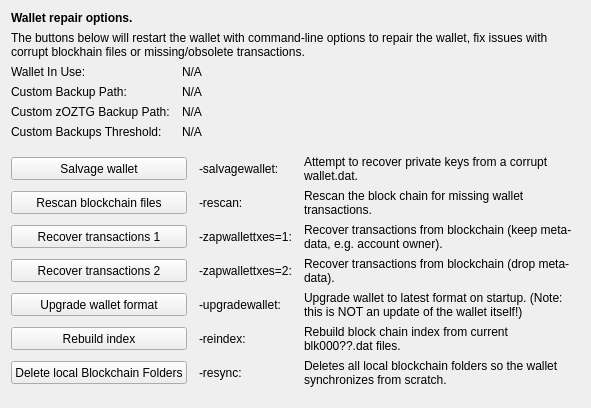
     <widget class="QWidget" name="tab_repair">
      <attribute name="title">
       <string>&amp;Wallet Repair</string>
      </attribute>
      <layout class="QGridLayout" name="gridLayout_4" columnstretch="0,0,0,0">
       <property name="horizontalSpacing">
        <number>12</number>
       </property>
       <item row="0" column="0" colspan="4">
        <widget class="QLabel" name="label_repair_header">
         <property name="font">
          <font>
           <weight>75</weight>
           <bold>true</bold>
          </font>
         </property>
         <property name="text">
          <string>Wallet repair options.</string>
         </property>
        </widget>
       </item>
       <item row="1" column="0" colspan="4">
        <widget class="QLabel" name="label_repair_helptext">
         <property name="font">
          <font>
           <weight>50</weight>
           <bold>false</bold>
          </font>
         </property>
         <property name="text">
          <string>The buttons below will restart the wallet with command-line options to repair the wallet, fix issues with corrupt blockhain files or missing/obsolete transactions.</string>
         </property>
         <property name="wordWrap">
          <bool>true</bool>
         </property>
        </widget>
       </item>
       <item row="2" column="0">
        <widget class="QLabel" name="wallet_path_label">
         <property name="text">
          <string>Wallet In Use:</string>
         </property>
        </widget>
       </item>
       <item row="2" column="1" colspan="3">
        <widget class="QLabel" name="wallet_path">
         <property name="cursor">
          <cursorShape>IBeamCursor</cursorShape>
         </property>
         <property name="text">
          <string>N/A</string>
         </property>
         <property name="textFormat">
          <enum>Qt::PlainText</enum>
         </property>
         <property name="textInteractionFlags">
          <set>Qt::LinksAccessibleByMouse|Qt::TextSelectableByKeyboard|Qt::TextSelectableByMouse</set>
         </property>
        </widget>
       </item>
       <item row="3" column="0">
        <widget class="QLabel" name="wallet_custombackuppath_label">
         <property name="text">
          <string>Custom Backup Path:</string>
         </property>
         <property name="visible">
          <bool>false</bool>
         </property>
        </widget>
       </item>
       <item row="3" column="1" colspan="3">
        <widget class="QLabel" name="wallet_custombackuppath">
         <property name="cursor">
          <cursorShape>IBeamCursor</cursorShape>
         </property>
         <property name="text">
          <string>N/A</string>
         </property>
         <property name="textFormat">
          <enum>Qt::PlainText</enum>
         </property>
         <property name="textInteractionFlags">
          <set>Qt::LinksAccessibleByMouse|Qt::TextSelectableByKeyboard|Qt::TextSelectableByMouse</set>
         </property>
         <property name="visible">
          <bool>false</bool>
         </property>
        </widget>
       </item>
       <item row="4" column="0">
        <widget class="QLabel" name="wallet_customzoztgbackuppath_label">
         <property name="text">
          <string>Custom zOZTG Backup Path:</string>
         </property>
         <property name="visible">
          <bool>false</bool>
         </property>
        </widget>
       </item>
       <item row="4" column="1" colspan="3">
        <widget class="QLabel" name="wallet_customzoztgbackuppath">
         <property name="cursor">
          <cursorShape>IBeamCursor</cursorShape>
         </property>
         <property name="text">
          <string>N/A</string>
         </property>
         <property name="textFormat">
          <enum>Qt::PlainText</enum>
         </property>
         <property name="textInteractionFlags">
          <set>Qt::LinksAccessibleByMouse|Qt::TextSelectableByKeyboard|Qt::TextSelectableByMouse</set>
         </property>
         <property name="visible">
          <bool>false</bool>
         </property>
        </widget>
       </item>
       <item row="5" column="0">
        <widget class="QLabel" name="wallet_custombackupthreshold_label">
         <property name="text">
          <string>Custom Backups Threshold:</string>
         </property>
         <property name="visible">
          <bool>false</bool>
         </property>
        </widget>
       </item>
       <item row="5" column="1" colspan="3">
        <widget class="QLabel" name="wallet_custombackupthreshold">
         <property name="cursor">
          <cursorShape>IBeamCursor</cursorShape>
         </property>
         <property name="text">
          <string>N/A</string>
         </property>
         <property name="textFormat">
          <enum>Qt::PlainText</enum>
         </property>
         <property name="textInteractionFlags">
          <set>Qt::LinksAccessibleByMouse|Qt::TextSelectableByKeyboard|Qt::TextSelectableByMouse</set>
         </property>
         <property name="visible">
          <bool>false</bool>
         </property>
        </widget>
       </item>
       <item row="6" column="0">
        <spacer name="verticalSpacer_repair1">
         <property name="orientation">
          <enum>Qt::Vertical</enum>
         </property>
         <property name="sizeHint" stdset="0">
          <size>
           <width>10</width>
           <height>10</height>
          </size>
         </property>
        </spacer>
       </item>
       <item row="7" column="0" colspan="2">
        <widget class="QPushButton" name="btn_salvagewallet">
         <property name="minimumSize">
          <size>
           <width>100</width>
           <height>23</height>
          </size>
         </property>
         <property name="text">
          <string>Salvage wallet</string>
         </property>
        </widget>
       </item>
       <item row="7" column="2">
        <widget class="QLabel" name="label_repair_salvage_command">
         <property name="text">
          <string notr="true">-salvagewallet:</string>
         </property>
        </widget>
       </item>
       <item row="7" column="3">
        <widget class="QLabel" name="label_repair_salvage">
         <property name="text">
          <string>Attempt to recover private keys from a corrupt wallet.dat.</string>
         </property>
         <property name="wordWrap">
          <bool>true</bool>
         </property>
        </widget>
       </item>
       <item row="8" column="0" colspan="2">
        <widget class="QPushButton" name="btn_rescan">
         <property name="minimumSize">
          <size>
           <width>100</width>
           <height>23</height>
          </size>
         </property>
         <property name="text">
          <string>Rescan blockchain files</string>
         </property>
        </widget>
       </item>
       <item row="8" column="2">
        <widget class="QLabel" name="label_repair_rescan_command">
         <property name="text">
          <string notr="true">-rescan:</string>
         </property>
        </widget>
       </item>
       <item row="8" column="3">
        <widget class="QLabel" name="label_repair_rescan">
         <property name="text">
          <string>Rescan the block chain for missing wallet transactions.</string>
         </property>
         <property name="wordWrap">
          <bool>true</bool>
         </property>
        </widget>
       </item>
       <item row="9" column="0" colspan="2">
        <widget class="QPushButton" name="btn_zapwallettxes1">
         <property name="minimumSize">
          <size>
           <width>100</width>
           <height>23</height>
          </size>
         </property>
         <property name="text">
          <string>Recover transactions 1</string>
         </property>
        </widget>
       </item>
       <item row="9" column="2">
        <widget class="QLabel" name="label_repair_zap1_command">
         <property name="text">
          <string notr="true">-zapwallettxes=1:</string>
         </property>
        </widget>
       </item>
       <item row="9" column="3">
        <widget class="QLabel" name="label_repair_zap1">
         <property name="text">
          <string>Recover transactions from blockchain (keep meta-data, e.g. account owner).</string>
         </property>
         <property name="wordWrap">
          <bool>true</bool>
         </property>
        </widget>
       </item>
       <item row="10" column="0" colspan="2">
        <widget class="QPushButton" name="btn_zapwallettxes2">
         <property name="minimumSize">
          <size>
           <width>100</width>
           <height>23</height>
          </size>
         </property>
         <property name="text">
          <string>Recover transactions 2</string>
         </property>
        </widget>
       </item>
       <item row="10" column="2">
        <widget class="QLabel" name="label_repair_zap2_command">
         <property name="text">
          <string notr="true">-zapwallettxes=2:</string>
         </property>
        </widget>
       </item>
       <item row="10" column="3">
        <widget class="QLabel" name="label_repair_zap2">
         <property name="text">
          <string>Recover transactions from blockchain (drop meta-data).</string>
         </property>
         <property name="wordWrap">
          <bool>true</bool>
         </property>
        </widget>
       </item>
       <item row="11" column="0" colspan="2">
        <widget class="QPushButton" name="btn_upgradewallet">
         <property name="minimumSize">
          <size>
           <width>100</width>
           <height>23</height>
          </size>
         </property>
         <property name="text">
          <string>Upgrade wallet format</string>
         </property>
        </widget>
       </item>
       <item row="11" column="2">
        <widget class="QLabel" name="label_repair_upgrade_command">
         <property name="text">
          <string notr="true">-upgradewallet:</string>
         </property>
        </widget>
       </item>
       <item row="11" column="3">
        <widget class="QLabel" name="label_repair_upgrade">
         <property name="text">
          <string>Upgrade wallet to latest format on startup. (Note: this is NOT an update of the wallet itself!)</string>
         </property>
         <property name="wordWrap">
          <bool>true</bool>
         </property>
        </widget>
       </item>
       <item row="12" column="0" colspan="2">
        <widget class="QPushButton" name="btn_reindex">
         <property name="minimumSize">
          <size>
           <width>100</width>
           <height>23</height>
          </size>
         </property>
         <property name="text">
          <string>Rebuild index</string>
         </property>
        </widget>
       </item>
       <item row="12" column="2">
        <widget class="QLabel" name="label_repair_reindex_command">
         <property name="text">
          <string notr="true">-reindex:</string>
         </property>
        </widget>
       </item>
       <item row="12" column="3">
        <widget class="QLabel" name="label_repair_reindex">
         <property name="text">
          <string>Rebuild block chain index from current blk000??.dat files.</string>
         </property>
         <property name="wordWrap">
          <bool>true</bool>
         </property>
        </widget>
       </item>
       <item row="13" column="0" colspan="2">
        <widget class="QPushButton" name="btn_resync">
         <property name="minimumSize">
          <size>
           <width>100</width>
           <height>23</height>
          </size>
         </property>
         <property name="text">
          <string>Delete local Blockchain Folders</string>
         </property>
        </widget>
       </item>
       <item row="13" column="2">
        <widget class="QLabel" name="label_repair_resync_command">
         <property name="text">
          <string>-resync:</string>
         </property>
        </widget>
       </item>
       <item row="13" column="3">
        <widget class="QLabel" name="label_repair_resync">
         <property name="text">
          <string>Deletes all local blockchain folders so the wallet synchronizes from scratch.</string>
         </property>
         <property name="wordWrap">
          <bool>true</bool>
         </property>
        </widget>
       </item>
       <item row="14" column="0">
        <spacer name="verticalSpacer_repair2">
         <property name="orientation">
          <enum>Qt::Vertical</enum>
         </property>
         <property name="sizeHint" stdset="0">
          <size>
           <width>20</width>
           <height>10</height>
          </size>
         </property>
        </spacer>
       </item>
      </layout>
     </widget>
